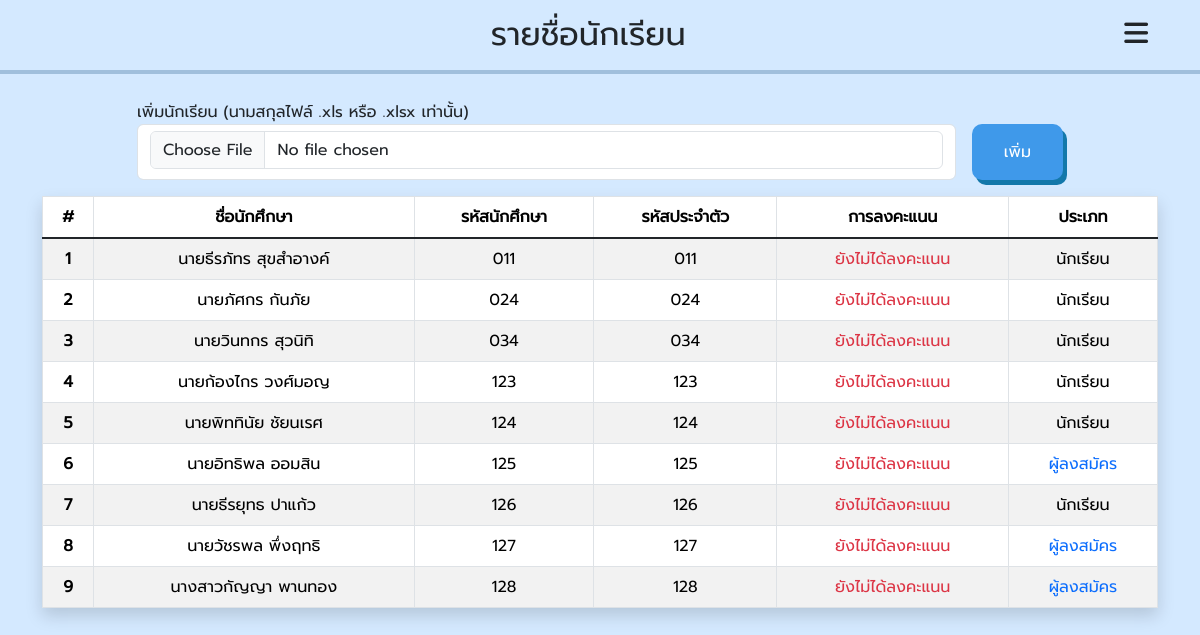
The page /admin/student.php (signed in) on the database its author committed.
### tables this page shows
CREATE TABLE `student` (
  `std_id` int(11) NOT NULL,
  `std_name` varchar(55) NOT NULL,
  `std_code` varchar(55) NOT NULL,
  `id_card` varchar(55) NOT NULL,
  `vote` int(11) DEFAULT NULL,
  `status` int(11) NOT NULL DEFAULT 0 COMMENT '0=student, 1=candidate'
);

### admin/student.php (the view, shortened to what this page needs)
<!DOCTYPE html>
<html lang="en">
<head>
    <link rel="stylesheet" href="https://cdnjs.cloudflare.com/ajax/libs/font-awesome/6.4.2/css/all.min.css"/>
    <link href="https://cdn.jsdelivr.net/npm/bootstrap@5.3.3/dist/css/bootstrap.min.css" rel="stylesheet">
    <link rel="stylesheet" href="../style.css">
</head>
<body class="vote-bg" style="overflow: hidden;">
    <?php
        include_once 'side_bar.php';
    ?>
    <div class="scroll"  style="max-height: 88svh !important; padding-top: 1.6rem;">
        <div class="container pb-5 mb-5 " >
            <div class="row justify-content-center">
                <div class="col-md-10">
                    <form action="system/manage_std.php" method="post" enctype="multipart/form-data">
                        <label>เพิ่มนักเรียน (นามสกุลไฟล์ .xls หรือ .xlsx เท่านั้น)</label>
                        <div class="mb-3 d-flex gap-3">
                            <div class="form-control ">
                                <input type="file" accept=".xls,.xlsx" class="form-control" placeholder="" name="std" required>
                            </div>
                            <button type="submit" name="submit" class="btn-submit " style="width: fit-content">เพิ่ม</button>
                        </div>
                    </form>
                </div>
            </div>
            <table class="table table-striped table-hover table-bordered text-center shadow">
                <thead>
                    <tr>
                        <th scope="col">#</th>
                        <th scope="col">ชื่อนักศึกษา</th>
                        <th scope="col">รหัสนักศึกษา</th>
                        <th scope="col">รหัสประจำตัว</th>
                        <th scope="col">การลงคะแนน</th>
                        <th scope="col">ประเภท</th>
                    </tr>
                </thead>
                <tbody class="table-group-divider">
                    <?php
                        $select = mysqli_query($conn, "SELECT * FROM `student` ");
                        $i=0;
                        while($row = mysqli_fetch_array($select)){
                            $i++;
                    ?>
                        <tr>
                            <th scope="row"><?php echo $i ?></th>
                            <td><?php echo $row['std_name'] ?></td>
                            <td><?php echo $row['std_code'] ?></td>
                            <td><?php echo $row['id_card'] ?></td>
                            <td><?php echo ($row['vote'] == 0 ? '<span class="text-danger">ยังไม่ได้ลงคะแนน</span>' : '<span class="text-success">เบอร์:'.$row['vote'].'</span>' ) ?></td>
                            <td><?php echo ($row['status'] == 0 ? 'นักเรียน' : '<span class="text-primary">ผู้ลงสมัคร</span>') ?></td>
                        </tr>
                    <?php } ?>
                </tbody>
            </table>
        </div>
    </div>
</body>
</html>

### style.css (style rules this page uses)
:root { --first: #e7f3ff; --seccon: #1378aa; --third: #3f99ea; --fourth: #074075; --diferent: #ec73ab; --btn: #D4E9FF; --btn-hover: #aad1fc; --btn-dis: #80c0fc; }
* { font-family: "Prompt-Regular"; padding: 0; margin: 0; box-sizing: border-box !important; }
.scroll { overflow-y: auto; }
label::after { background-color: transparent !important; }
.btn-submit { all: unset; width: 100%; background-color: var(--third); color: white; box-shadow: 4px 5px var(--seccon); padding: 1rem 2rem; border-radius: 10px; transition: all .5s; }
.vote-bg { background: var(--btn); }

### rows shown on the page
student: std_name "นายธีรภัทร สุขสำอางค์", std_code "011", id_card "011", shows "ยังไม่ได้ลงคะแนน", status "นักเรียน"
student: std_name "นายภัศกร กันภัย", std_code "024", id_card "024", shows "ยังไม่ได้ลงคะแนน", status "นักเรียน"
student: std_name "นายวินทกร สุวนิทิ", std_code "034", id_card "034", shows "ยังไม่ได้ลงคะแนน", status "นักเรียน"
student: std_name "นายก้องไกร วงศ์มอญ", std_code "123", id_card "123", shows "ยังไม่ได้ลงคะแนน", status "นักเรียน"
student: std_name "นายพิททินัย ชัยนเรศ", std_code "124", id_card "124", shows "ยังไม่ได้ลงคะแนน", status "นักเรียน"
student: std_name "นายอิทธิพล ออมสิน", std_code "125", id_card "125", shows "ยังไม่ได้ลงคะแนน", status "ผู้ลงสมัคร"
student: std_name "นายธีรยุทธ ปาแก้ว", std_code "126", id_card "126", shows "ยังไม่ได้ลงคะแนน", status "นักเรียน"
student: std_name "นายวัชรพล พึ่งฤทธิ", std_code "127", id_card "127", shows "ยังไม่ได้ลงคะแนน", status "ผู้ลงสมัคร"
student: std_name "นางสาวกัญญา พานทอง", std_code "128", id_card "128", shows "ยังไม่ได้ลงคะแนน", status "ผู้ลงสมัคร"

### other values the page prints
$page "รายชื่อนักเรียน"
